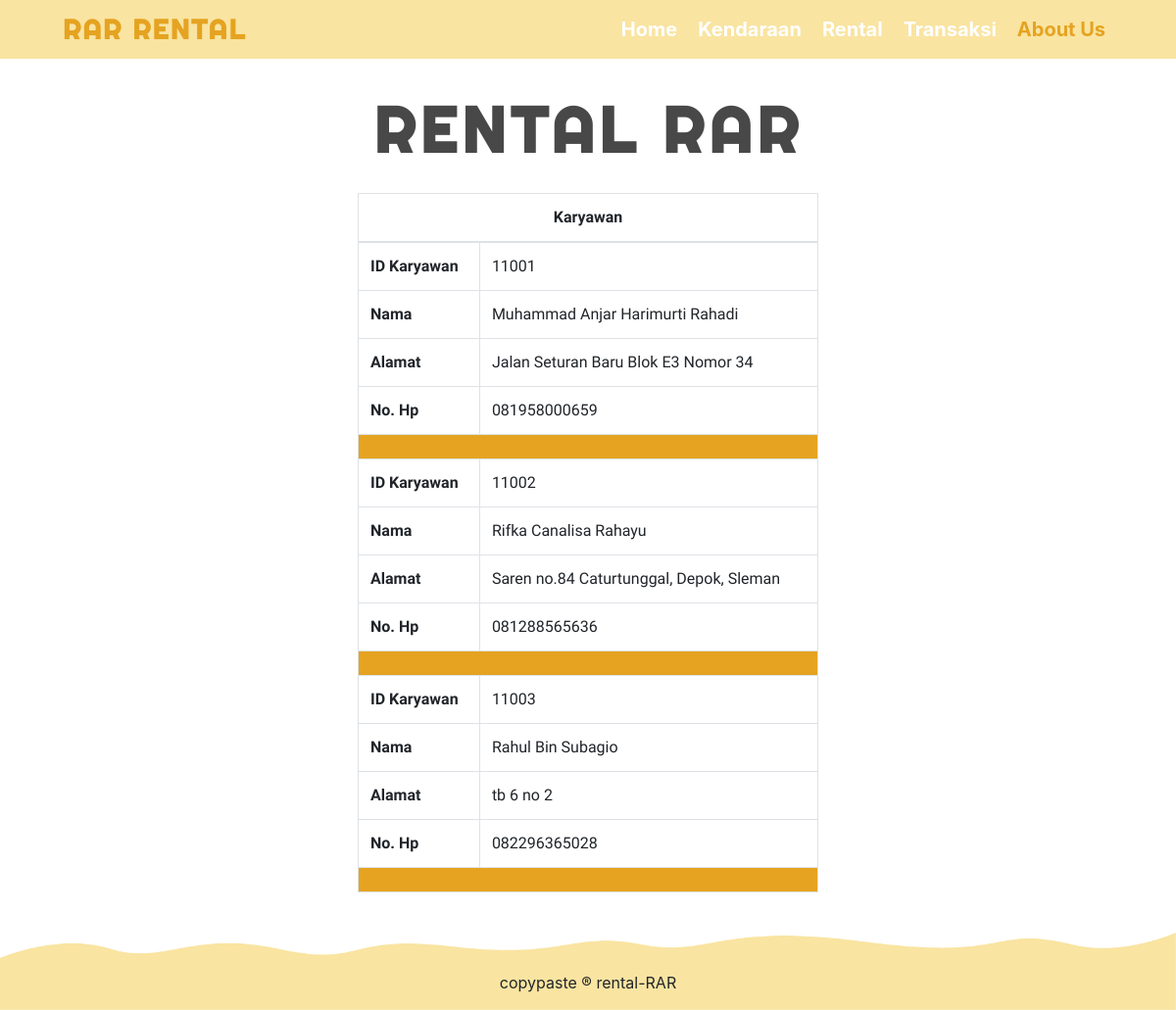
/about_us.php, run on the app's committed database.
### tables this page shows
CREATE TABLE `karyawan` (
  `kid` char(5) NOT NULL,
  `knama` varchar(40) DEFAULT NULL,
  `alamat` text,
  `no_hp` varchar(13) DEFAULT NULL,
  `panggilan` varchar(10) DEFAULT NULL
);

### about_us.php (the view, shortened to what this page needs)
<?php
include "koneksi.php";
$query = mysqli_query($link, "SELECT * FROM karyawan");
?>
<!DOCTYPE html>
<html lang="en">
<head>
	<link rel="stylesheet" href="https://stackpath.bootstrapcdn.com/bootstrap/4.3.1/css/bootstrap.min.css" />
	<link rel="stylesheet" href="style/style.css" />
</head>
<body class="menu">
	<div class="kendaraan px-5">
		<nav class="navbar navbar-expand-lg navbar-dark bg-transparent">
			<a class="navbar-brand" href="home.php">
				<h3 class="font-weight-bold">RAR RENTAL</h3>
			</a>
			<div class="collapse navbar-collapse justify-content-end" id="navbarNavAltMarkup">
				<div class="navbar-nav">
					<a class="nav-item nav-link" href="home.php">
						<h5 class="font-weight-bold">Home</h5>
					</a>
					<a class="nav-item nav-link" href="mobil.php">
						<h5 class="font-weight-bold">Kendaraan</h5>
					</a>
					<a class="nav-item nav-link" href="rental.php">
						<h5 class="font-weight-bold">Rental</h5>
					</a>
					<a class="nav-item nav-link" href="transaksi.php">
						<h5 class="font-weight-bold">Transaksi</h5>
					</a>
					<a class="nav-item nav-link" href="about_us.php">
						<h5 class="active font-weight-bold">About Us</h5>
					</a>
				</div>
			</div>
		</nav>
	</div>
	<div class="container col-5 rounded" align="center" style="font-family: 'Patrick Hand', cursive;">
		<p class="rental font-weight-bold mt-4">RENTAL RAR</p>
		<table class="table table-bordered mt-3">
			<thead>
				<tr>
					<th class="text-center" colspan="2">Karyawan</th>
				</tr>
			</thead>
			<tbody>
				<?php while ($data = mysqli_fetch_array($query)) { ?>
					<tr>
						<th>ID Karyawan</th>
						<td><?php echo $data['kid']; ?></td>
					</tr>
					<tr>
						<th>Nama</th>
						<td><?php echo $data['knama']; ?></td>
					</tr>
					<tr>
						<th>Alamat</th>
						<td><?php echo $data['alamat']; ?></td>
					</tr>
					<tr>
						<th>No. Hp</th>
						<td><?php echo $data['no_hp']; ?></td>
					</tr>
					<tr>
						<td colspan="2" style="background:#e5a321;"></td>
					</tr>
				<?php } ?>
			</tbody>
		</table>
	</div>
	<footer class="footer">
		<p>copypaste ® rental-RAR</p>
	</footer>
</body>
</html>

### style/style.css (style rules this page uses)
h3 { font-family: "Righteous", cursive; color: #e5a321; letter-spacing: 2px; margin-bottom: 0px; }
a h5 { color: white; margin: 0 0 0 5px; }
a h5.active { color: #e5a321; }
.rental { font-family: "Righteous", cursive; font-size: 65px; color: #474847; letter-spacing: 5px; margin-top: 100px; }
.menu { background-image: url("../images/Path-b.png"); background-repeat: no-repeat; background-position: bottom; background-size: 100%; }
.kendaraan { background-color: #f9e4a1; }
.footer { text-align: center; margin-top: 80px; }

### data on the page
karyawan: kid "11001", knama "Muhammad Anjar Harimurti Rahadi", alamat "Jalan Seturan Baru Blok E3 Nomor 34", no_hp "081958000659"
karyawan: kid "11002", knama "Rifka Canalisa Rahayu", alamat "Saren no.84 Caturtunggal, Depok, Sleman", no_hp "081288565636"
karyawan: kid "11003", knama "Rahul Bin Subagio", alamat "tb 6 no 2", no_hp "082296365028"
